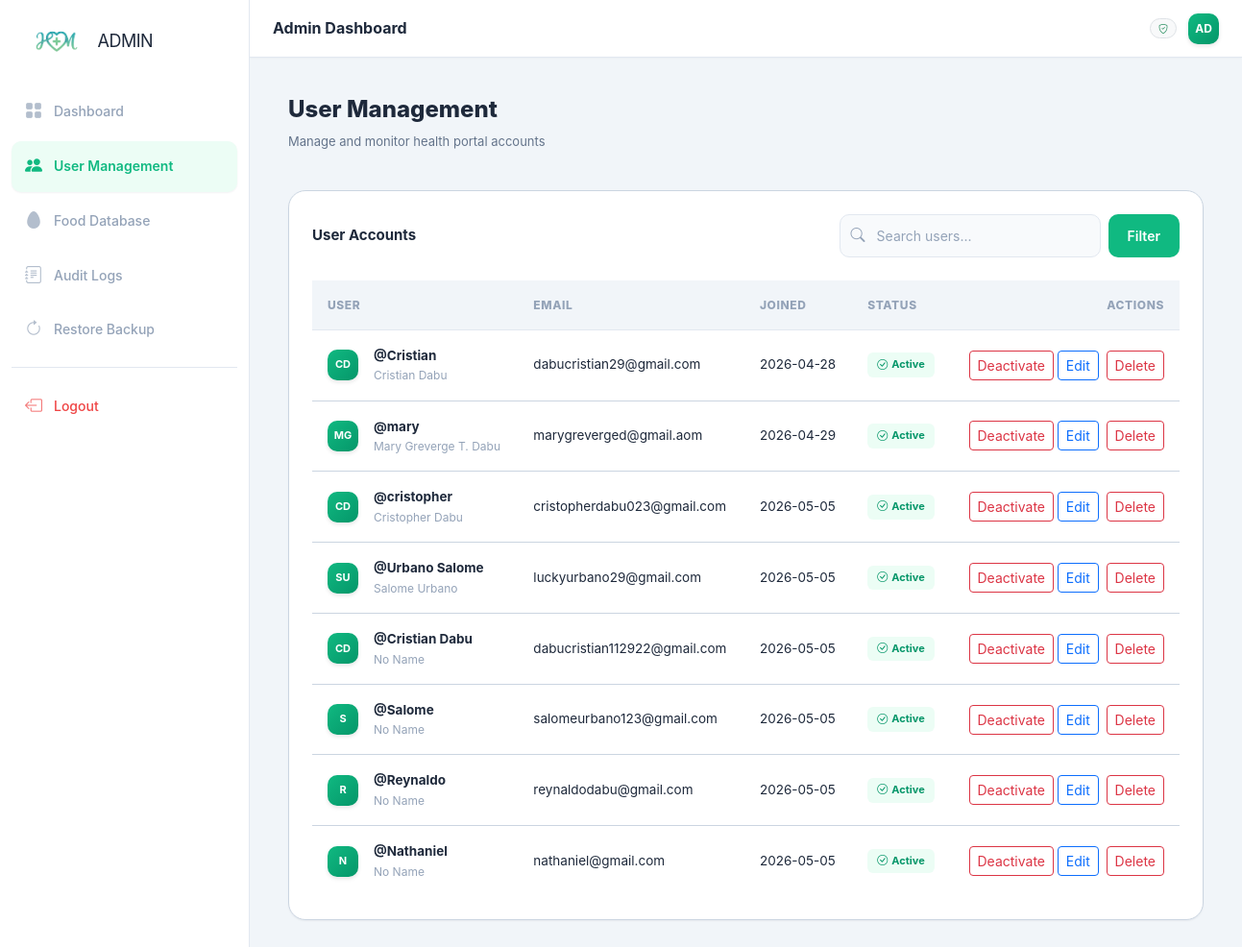
Screenshot of /admin/users (signed in) with the database file from the repository.
### app.py (models this page shows, shortened)
class User(db.Model):
    __tablename__ = 'users'
    id            = db.Column(db.Integer, primary_key=True)
    username      = db.Column(db.String(80),  unique=True, nullable=False)
    email         = db.Column(db.String(120), unique=True, nullable=False)
    password_hash = db.Column(db.String(255), nullable=False)
    firebase_uid  = db.Column(db.String(128), unique=True, nullable=True)
    role          = db.Column(db.String(20),  default='user') # user, coach
    is_active     = db.Column(db.Boolean,     default=True)
    created_at    = db.Column(db.DateTime, default=datetime.datetime.utcnow)
    coach_id      = db.Column(db.Integer, db.ForeignKey('admins.id'), nullable=True)
    profile      = db.relationship('Profile',     backref='user', uselist=False, cascade='all, delete-orphan')
    meals        = db.relationship('Meal',        backref='user', lazy=True,     cascade='all, delete-orphan')
    food_history = db.relationship('FoodHistory', backref='user', lazy=True,     cascade='all, delete-orphan')
    reminders    = db.relationship('Reminder',    backref='user', lazy=True,     cascade='all, delete-orphan')
    @property
    def display_name(self):
        return (self.profile.full_name if self.profile and self.profile.full_name
                else self.username)
    @property
    def initials(self):
        parts = self.display_name.split()
        return ''.join(p[0].upper() for p in parts[:2])

class Profile(db.Model):
    __tablename__ = 'profiles'
    id             = db.Column(db.Integer, primary_key=True)
    user_id        = db.Column(db.Integer, db.ForeignKey('users.id'), nullable=False)
    full_name      = db.Column(db.String(120), default='')
    age            = db.Column(db.Integer,     default=0)
    gender         = db.Column(db.String(10),  default='')
    height         = db.Column(db.Float,       default=0.0)
    weight         = db.Column(db.Float,       default=0.0)
    activity_level = db.Column(db.String(30),  default='moderate')
    goal           = db.Column(db.String(30),  default='maintain')
    bmi            = db.Column(db.Float,       default=0.0)
    bmr            = db.Column(db.Float,       default=0.0)
    tdee           = db.Column(db.Float,       default=0.0)
    calorie_target = db.Column(db.Integer,     default=2000)
    updated_at     = db.Column(db.DateTime,    default=datetime.datetime.utcnow,
                            onupdate=datetime.datetime.utcnow)

### app.py (the view)
@app.route('/admin/users')
@admin_required
def admin_users():
    q = request.args.get('q', '')
    page = request.args.get('page', 1, type=int)
    if q:
        query = User.query.filter((User.username.ilike(f'%{q}%')) | (User.email.ilike(f'%{q}%')))
    else:
        query = User.query
    pagination = query.paginate(page=page, per_page=15, error_out=False)
    return render_template('admin/users.html', users=pagination.items, pagination=pagination, q=q)

### app.py (called while the page is built)
def get_greeting():
    h = datetime.datetime.now().hour
    if  5 <= h < 12: return 'Good morning'
    if 12 <= h < 17: return 'Good afternoon'
    return 'Good evening'

@app.context_processor
def inject_globals():
    return {
        'now':      datetime.datetime.now(),
        'greeting': get_greeting(),
    }

def role_required(roles):
    def wrapper(f):
        @wraps(f)
        def decorated(*args, **kwargs):
            admin_id = session.get('admin_id')
            if admin_id:
                admin = db.session.get(Admin, admin_id)
                if admin and admin.role in roles:
                    return f(*args, **kwargs)
            u = current_user()
            if u and u.role in roles:
                return f(*args, **kwargs)
            flash('Unauthorized access.', 'danger')
            return redirect(url_for('login'))
        return decorated
    return wrapper

### templates/admin/users.html (shortened to what this page needs)
{% extends "admin/base.html" %}
{% block admin_content %}
<div class="page-header">
    <div>
        <h1 class="page-title">User Management</h1>
        <p class="page-sub">Manage and monitor health portal accounts</p>
    </div>
</div>
<div class="hm-card">
    <div class="card-header-row mb-4">
        <h6 class="card-title">User Accounts</h6>
        <form method="GET" class="d-flex gap-2">
            <div class="hm-input-wrap">
                <input type="text" name="q" class="hm-input hm-input-iconed" placeholder="Search users..." value="{{ q }}" style="width: 100%; min-width: 180px;">
            </div>
            <button type="submit" class="btn-hm-primary">Filter</button>
        </form>
    </div>
    <div class="table-responsive admin-table">
        <table class="table table-hover align-middle mb-0">
            <thead>
                <tr>
                    <th>User</th>
                    <th class="d-none d-md-table-cell">Email</th>
                    <th class="d-none d-md-table-cell">Joined</th>
                    <th>Status</th>
                    <th class="text-end">Actions</th>
                </tr>
            </thead>
            <tbody>
                {% for user in users %}
                <tr>
                    <td>
                        <div class="d-flex align-items-center gap-3">
                            <div class="su-avatar" style="width: 32px; height: 32px; font-size: 11px;">{{ user.initials }}</div>
                            <div>
                                <div class="fw-700">@{{ user.username }}</div>
                                <div class="text-muted" style="font-size: 12px;">{{ user.profile.full_name if user.profile else 'No Name' }}</div>
                            </div>
                        </div>
                    </td>
                    <td class="d-none d-md-table-cell">{{ user.email }}</td>
                    <td class="d-none d-md-table-cell">{{ user.created_at.strftime('%Y-%m-%d') }}</td>
                    <td>
                        {% if user.is_active %}
                        <span class="badge-pro badge-pro-success"><i class="bi bi-check-circle"></i> Active</span>
                        {% else %}
                        <span class="badge-pro badge-pro-danger"><i class="bi bi-dash-circle"></i> Inactive</span>
                        {% endif %}
                    </td>
                    <td class="text-end">
                        <form action="{{ url_for('admin_toggle_user', uid=user.id) }}" method="POST" style="display:inline;">
                            <button type="submit" class="btn btn-sm {% if user.is_active %}btn-outline-danger{% else %}btn-outline-success{% endif %}">
                                {% if user.is_active %}Deactivate{% else %}Activate{% endif %}
                            </button>
                        </form>
                        <a href="{{ url_for('admin_edit_user', uid=user.id) }}" class="btn btn-sm btn-outline-primary me-1">
                            Edit
                        </a>
                        <form action="{{ url_for('admin_delete_user', uid=user.id) }}" method="POST" style="display:inline;"
                              onsubmit="return confirm('Are you sure you want to delete user {{ user.username }}? This action cannot be undone.')">
                            <button type="submit" class="btn btn-sm btn-outline-danger">
                                Delete
                            </button>
                        </form>
                    </td>
                </tr>
                {% endfor %}
            </tbody>
        </table>
    </div>
</div>
{% endblock %}

### static/css/main.css (style rules this page uses)
*, *::before, *::after { box-sizing: border-box; margin: 0; padding: 0; }
:root { --primary: #10B981; --primary-dk: #059669; --primary-lt: #ECFDF5; --secondary: #F97316; --secondary-lt: #FFF7ED; --blue: #3B82F6; --blue-lt: #EFF6FF; --purple: #6366F1; --purple-lt: #EEF2FF; --red: #EF4444; --red-lt: #FEF2F2; --yellow: #F59E0B; --yellow-lt: #FFFBEB; --bg: #F1F5F9; --card: #FFFFFF; --text: #1E293B; --text-sec: #64748B; --text-muted: #94A3B8; --border: #E2E8F0; --border-dk: #CBD5E1; --input-bg: #F8FAFC; --sidebar-w: 260px; --topbar-h: 60px; --bottomnav-h: 66px; --radius-sm: 6px; --radius-md: 10px; --radius-lg: 14px; --radius-xl: 18px; --radius-2xl: 22px; --shadow-xs: 0 1px 2px rgba(15, 23, 42, 0.05); --shadow-sm: 0 1px 3px rgba(15, 23, 42, 0.08); --shadow-md: 0 4px 12px rgba(15, 23, 42, 0.06); --shadow-lg: 0 12px 24px rgba(15, 23, 42, 0.08); --shadow-premium: 0 20px 25px -5px rgba(0, 0, 0, 0.1), 0 10px 10px -5px rgba(0, 0, 0, 0.04); --transition: all .25s cubic-bezier(.4,0,.2,1); }
html { scroll-behavior: smooth; }
body { font-family: 'Inter', system-ui, -apple-system, sans-serif; background: var(--bg); color: var(--text); font-size: 14px; line-height: 1.6; overflow-x: hidden; width: 100%; -webkit-font-smoothing: antialiased; -moz-osx-font-smoothing: grayscale; }
a { text-decoration: none; color: inherit; }
button { font-family: inherit; }
.hm-app { display: flex; min-height: 100vh; }
.su-avatar { width: 34px; height: 34px; border-radius: 10px; background: linear-gradient(135deg, var(--primary), var(--primary-dk)); color: #fff; font-size: 13px; font-weight: 700; display: flex; align-items: center; justify-content: center; flex-shrink: 0; }
.su-avatar { box-shadow: 0 2px 4px rgba(0,0,0,0.1); }
.page-header { display: flex; align-items: flex-start; justify-content: space-between; gap: 16px; margin-bottom: 24px; }
.page-title { font-size: 24px; font-weight: 800; color: var(--text); line-height: 1.2; }
.page-sub { font-size: 13px; color: var(--text-sec); margin-top: 4px; }
.hm-card { background: var(--card); border-radius: var(--radius-xl); border: 1px solid var(--border-dk); padding: 1.5rem; box-shadow: var(--shadow-xs); transition: var(--transition); }
.card-title { font-size: 15px; font-weight: 700; color: var(--text); }
.card-header-row { display: flex; align-items: center; justify-content: space-between; gap: 12px; margin-bottom: 16px; }
.hm-input, .hm-select { width: 100%; padding: 11px 14px; border: 1.5px solid var(--border); border-radius: var(--radius-md); background: var(--input-bg); color: var(--text); font-size: 14px; font-family: inherit; transition: var(--transition); outline: none; appearance: none; -webkit-appearance: none; line-height: 1.5; }
.hm-input::placeholder { color: var(--text-muted); }
.hm-input-wrap { position: relative; }
.hm-input-iconed { padding-left: 38px; }
.btn-hm-primary { display: inline-flex; align-items: center; justify-content: center; gap: 6px; background: var(--primary); color: #fff; font-size: 14px; font-weight: 600; padding: 11px 20px; border-radius: var(--radius-md); border: none; cursor: pointer; transition: var(--transition); font-family: inherit; white-space: nowrap; user-select: none; line-height: 1.5; }
.admin-table { width: 100%; border-collapse: collapse; table-layout: fixed; word-wrap: break-word; }
.admin-table thead th { background: #F1F5F9; font-size: 12px; text-transform: uppercase; letter-spacing: 0.05em; font-weight: 800; color: var(--text-muted); padding: 1rem; border-bottom: 1px solid var(--border); }
.admin-table tbody td { padding: 1rem; font-size: 13.5px; color: var(--text); white-space: nowrap; overflow: hidden; text-overflow: ellipsis; border-bottom: 1px solid var(--border-dk); }
.admin-table tr:last-child td { border-bottom: none; }
.badge-pro { padding: 4px 10px; border-radius: 6px; font-size: 11px; font-weight: 700; display: inline-flex; align-items: center; gap: 4px; }
.badge-pro-success { background: var(--primary-lt); color: var(--primary-dk); }
.fw-700 { font-weight: 700; }
.text-muted { color: var(--text-muted) !important; }
.mb-4 { margin-bottom: 20px; }
.gap-2 { gap: 8px; }
.gap-3 { gap: 12px; }

### rows the page displays
User: initials "CD", username "Cristian", profile "Cristian Dabu", email "dabucristian29@gmail.com", created_at "2026-04-28", is_active True (drawn)
User: initials "MG", username "mary", profile "Mary Greverge T. Dabu", email "marygreverged@gmail.aom", created_at "2026-04-29", is_active True (drawn)
User: initials "CD", username "cristopher", profile "Cristopher Dabu", email "cristopherdabu023@gmail.com", created_at "2026-05-05", is_active True (drawn)
User: initials "SU", username "Urbano Salome", profile "Salome Urbano", email "luckyurbano29@gmail.com", created_at "2026-05-05", is_active True (drawn)
User: initials "CD", username "Cristian Dabu", profile "No Name", email "dabucristian112922@gmail.com", created_at "2026-05-05", is_active True (drawn)
User: initials "S", username "Salome", profile "No Name", email "salomeurbano123@gmail.com", created_at "2026-05-05", is_active True (drawn)
User: initials "R", username "Reynaldo", profile "No Name", email "reynaldodabu@gmail.com", created_at "2026-05-05", is_active True (drawn)
User: initials "N", username "Nathaniel", profile "No Name", email "nathaniel@gmail.com", created_at "2026-05-05", is_active True (drawn)

### other values shown
{{ user.initials if user else 'AD' }} "AD"
